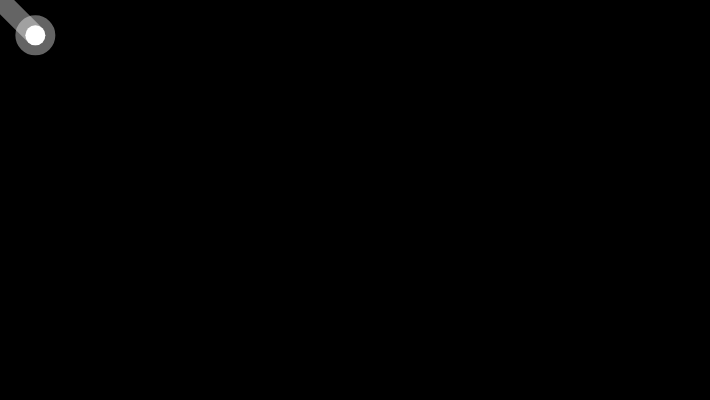
Frame 1 (no input)
Frame 60 (no input): identical to frame 1, image omitted
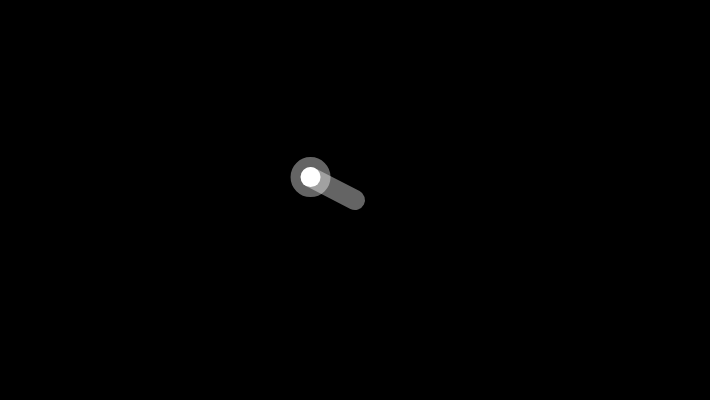
Frame 120 (the mouse pressed at the canvas centre since frame 60)

The p5.js sketch that drew these frames (run headless with seeded random() and noise() and a simulated clock; from frame 60 on, the mouse is pressed at the canvas centre):

// p5.js sketch
// ── sketch.js
let x = 100,
    y = 100,
    angle1 = 0.0,
    segLength = 50;

function setup() {
    createCanvas(710, 400);
    strokeWeight(20.0);
    stroke(255, 100);
}

function draw() {
    background(0);

    dx = mouseX - x;
    dy = mouseY - y;
    angle1 = atan2(dy, dx);
    x = mouseX - cos(angle1) * segLength;
    y = mouseY - sin(angle1) * segLength;

    segment(x, y, angle1);
    ellipse(x, y, 20, 20);
}

function segment(x, y, a) {
    push();
    translate(x, y);
    rotate(a);
    line(0, 0, segLength, 0);
    pop();
}
// ── particle.html
<!doctype html>
<html>

<head>
    <title>sketch.js &raquo; Basic Example</title>
    <link rel="stylesheet" href="css/example.css">
    <style type="text/css">
        html,
        body {
            background: #222;
        }
    </style>
</head>

<body>
    <div id="container"></div>
    <header class="info">
        <hgroup class="about">
            <h1>sketch.js &rsaquo; particles</h1>
            <h2>Create a multi-touch particle toy with sketch.js</h2>
            <h3>Start drawing!</h3>
        </hgroup>
        <nav class="more">
            <a href="https://github.com/soulwire/sketch.js/archive/master.zip" target="_blank">Download</a>
            <a href="https://github.com/soulwire/sketch.js" target="_blank">View on Github</a>
        </nav>
    </header>
    <script src="../js/sketch.js"></script>
    <script>

        // ----------------------------------------
        // Particle
        // ----------------------------------------

        function Particle(x, y, radius) {
            this.init(x, y, radius);
        }

        Particle.prototype = {

            init: function (x, y, radius) {

                this.alive = true;

                this.radius = radius || 10;
                this.wander = 0.15;
                this.theta = random(TWO_PI);
                this.drag = 0.92;
                this.color = '#fff';

                this.x = x || 0.0;
                this.y = y || 0.0;

                this.vx = 0.0;
                this.vy = 0.0;
            },

            move: function () {

                this.x += this.vx;
                this.y += this.vy;

                this.vx *= this.drag;
                this.vy *= this.drag;

                this.theta += random(-0.5, 0.5) * this.wander;
                this.vx += sin(this.theta) * 0.1;
                this.vy += cos(this.theta) * 0.1;

                this.radius *= 0.96;
                this.alive = this.radius > 0.5;
            },

            draw: function (ctx) {

                ctx.beginPath();
                ctx.arc(this.x, this.y, this.radius, 0, TWO_PI);
                ctx.fillStyle = this.color;
                ctx.fill();
            }
        };

        // ----------------------------------------
        // Example
        // ----------------------------------------

        var MAX_PARTICLES = 280;
        var COLOURS = ['#69D2E7', '#A7DBD8', '#E0E4CC', '#F38630', '#FA6900', '#FF4E50', '#F9D423'];

        var particles = [];
        var pool = [];

        var demo = Sketch.create({
            container: document.getElementById('container'),
            retina: 'auto'
        });

        demo.setup = function () {

            // Set off some initial particles.
            var i, x, y;

            for (i = 0; i < 20; i++) {
                x = (demo.width * 0.5) + random(-100, 100);
                y = (demo.height * 0.5) + random(-100, 100);
                demo.spawn(x, y);
            }
        };

        demo.spawn = function (x, y) {

            var particle, theta, force;

            if (particles.length >= MAX_PARTICLES)
                pool.push(particles.shift());

            particle = pool.length ? pool.pop() : new Particle();
            particle.init(x, y, random(5, 40));

            particle.wander = random(0.5, 2.0);
            particle.color = random(COLOURS);
            particle.drag = random(0.9, 0.99);

            theta = random(TWO_PI);
            force = random(2, 8);

            particle.vx = sin(theta) * force;
            particle.vy = cos(theta) * force;

            particles.push(particle);
        };

        demo.update = function () {

            var i, particle;

            for (i = particles.length - 1; i >= 0; i--) {

                particle = particles[i];

                if (particle.alive) particle.move();
                else pool.push(particles.splice(i, 1)[0]);
            }
        };

        demo.draw = function () {

            demo.globalCompositeOperation = 'lighter';

            for (var i = particles.length - 1; i >= 0; i--) {
                particles[i].draw(demo);
            }
        };

        demo.mousemove = function () {

            var particle, theta, force, touch, max, i, j, n;

            for (i = 0, n = demo.touches.length; i < n; i++) {

                touch = demo.touches[i], max = random(1, 4);
                for (j = 0; j < max; j++) {
                    demo.spawn(touch.x, touch.y);
                }

            }
        };

    </script>
</body>

</html>
